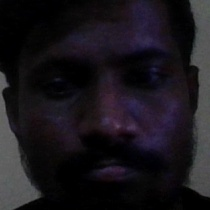
#> input picture DATA/DATA1.0.jpg, 210 x 210 px, found by its file name; its folder holds 4 pictures in this run
$ python trainer.py
#> lines starting #> are read from the running program, lines starting #| are printed output that depends on the picture
import os
import cv2
import numpy as np
from PIL import Image

recognizer = cv2.face.LBPHFaceRecognizer_create()
path = r"D:/Face Regonizition/DATA"

def getImageswithid(path):
#> called with path = 'D:/Face Regonizition/DATA'
    imagepaths = [os.path.join(path,f) for f in os.listdir(path)]
    faces = []
    IDs = []
    for imagepath in imagepaths:
        faceimg = Image.open(imagepath).convert('L')  #convert to gray
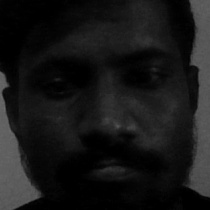
#> faceimg: PIL image 210x210 L; min 0, max 108, mean 23.4
#> pass 3 of the loop in getImageswithid, `for imagepath in imagepaths:`:
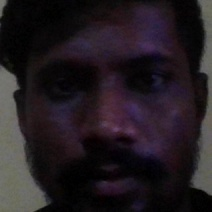
#> input picture DATA/DATA1.2.jpg, 212 x 212 px, found by its file name
#> in getImageswithid, `faceimg = Image.open(imagepath).convert('L')`:
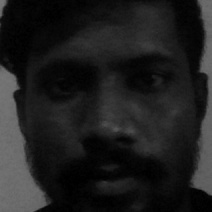
#> faceimg: PIL image 212x212 L; min 0, max 119, mean 30.7
#> the loop made 4 passes; the first 3 are shown
        facenp = np.array(faceimg,'uint8')
        ID = int(os.path.split(imagepath)[-1].split('.')[1])
        faces.append(facenp)
        print(ID)
        IDs.append(ID)
        cv2.imshow("training",facenp)
        cv2.waitKey(1)
    return np.array(IDs),faces

IDs, faces = getImageswithid(path)
recognizer.train(faces, IDs)
print('trained')
recognizer.save(r"D:/Face Regonizition/recognizer/Trainingdata.yml")
print('saved')
